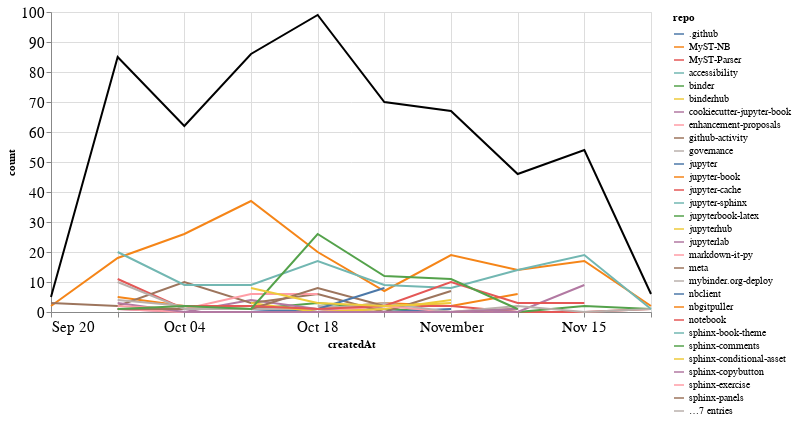

The cell this chart's notebook holds for it:
### Markdown cell above
## Comments

### Code cell
comments_time = comments.groupby('repo').resample('W', on='createdAt').count()['author'].reset_index()
comments_time = comments_time.rename(columns={'author': 'count'})
comments_time_total = comments_time.groupby('createdAt').agg({"count": "sum"}).reset_index()
ch1 = alt.Chart(comments_time, width=600).mark_line().encode(
    x='createdAt',
    y='count',
    color='repo',
    tooltip="repo"
)

ch2 = alt.Chart(comments_time_total, width=600).mark_line(color="black").encode(
    x='createdAt',
    y='count',
)

ch1 + ch2

### Figure 1 — Vega-Lite specification as saved in the notebook (floating-point values rounded to 4 significant figures; data arrays with more than 128 entries replaced by an {"elided": "..."} marker saying what was removed)
{"config": {"axisLeft": {"labelFontSize": 15}, "axisBottom": {"labelFontSize": 15}}, "layer": [{"data": {"name": "data-d6b1113e77b11042d7cd45821ee4e768"}, "mark": "line", "encoding": {"color": {"type": "nominal", "field": "repo"}, "tooltip": {"type": "nominal", "field": "repo"}, "x": {"type": "temporal", "field": "createdAt"}, "y": {"type": "quantitative", "field": "count"}}, "width": 600}, {"data": {"name": "data-a96a54440ce6b2d726120c5c0608a105"}, "mark": {"type": "line", "color": "black"}, "encoding": {"x": {"type": "temporal", "field": "createdAt"}, "y": {"type": "quantitative", "field": "count"}}, "width": 600}], "$schema": "https://vega.github.io/schema/vega-lite/v4.8.1.json", "datasets": {"data-d6b1113e77b11042d7cd45821ee4e768": {"elided": "147 records"}, "data-a96a54440ce6b2d726120c5c0608a105": [{"createdAt": "2020-09-20T00:00:00", "count": 5}, {"createdAt": "2020-09-27T00:00:00", "count": 85}, {"createdAt": "2020-10-04T00:00:00", "count": 62}, {"createdAt": "2020-10-11T00:00:00", "count": 86}, {"createdAt": "2020-10-18T00:00:00", "count": 99}, {"createdAt": "2020-10-25T00:00:00", "count": 70}, {"createdAt": "2020-11-01T00:00:00", "count": 67}, {"createdAt": "2020-11-08T00:00:00", "count": 46}, {"createdAt": "2020-11-15T00:00:00", "count": 54}, {"createdAt": "2020-11-22T00:00:00", "count": 6}]}}
